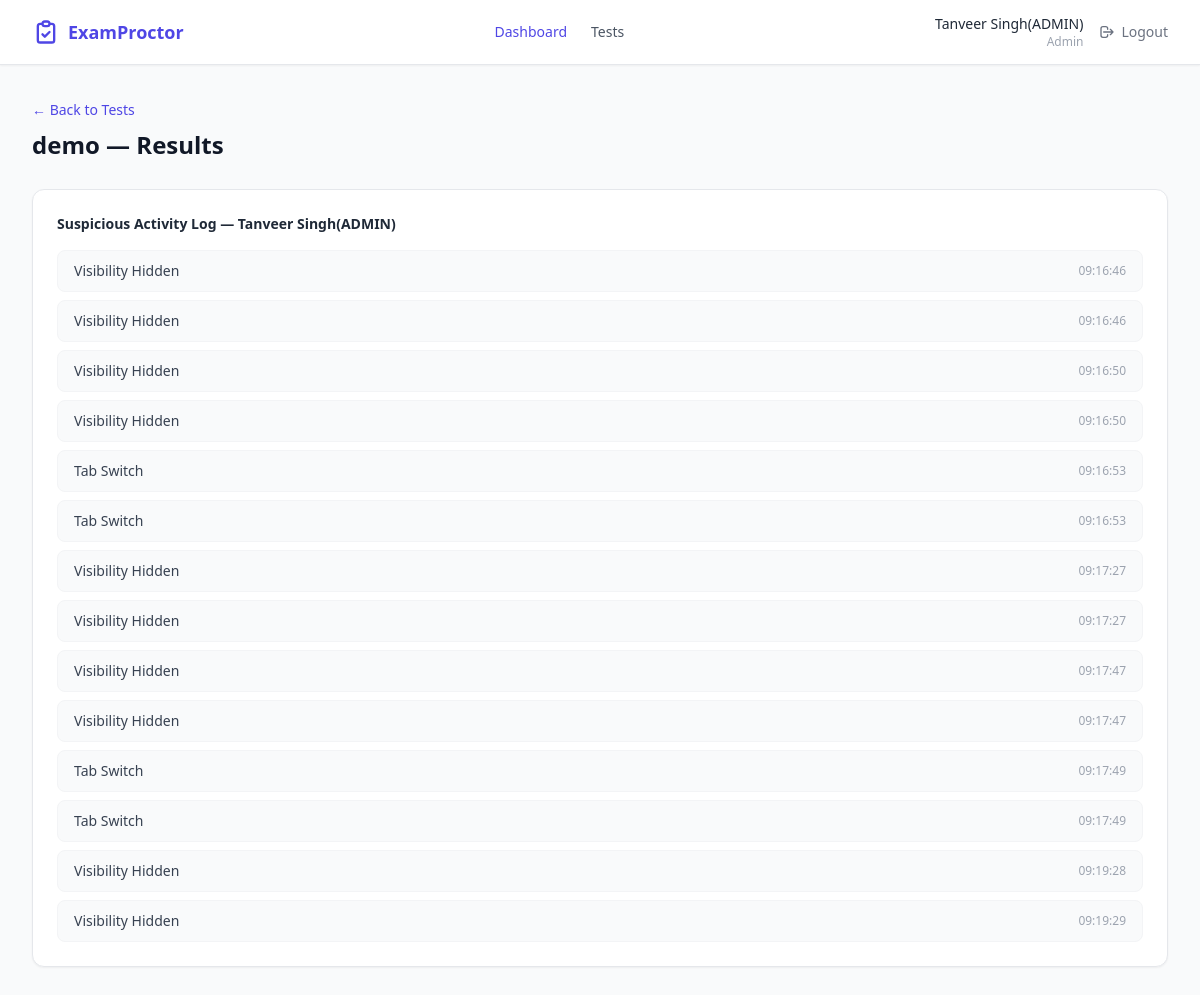
Screenshot of /admin/attempts/1/logs (signed in) with the database file from the repository.
### app/models.py (models this page shows, shortened)
class User(UserMixin, db.Model):
    __tablename__ = "users"
    id            = db.Column(db.Integer, primary_key=True)
    name          = db.Column(db.String(120), nullable=False)
    email         = db.Column(db.String(180), unique=True, nullable=False)
    password_hash = db.Column(db.String(256), nullable=False)
    role          = db.Column(db.String(20), nullable=False, default="candidate")
    created_at    = db.Column(db.DateTime, default=datetime.utcnow)
    tests_created = db.relationship("Test", backref="creator", lazy="dynamic",
                                    foreign_keys="Test.created_by")
    attempts      = db.relationship("Attempt", backref="candidate", lazy="dynamic",
                                    foreign_keys="Attempt.user_id")
    def is_admin(self):
        return self.role == "admin"

class Test(db.Model):
    __tablename__ = "tests"
    id                = db.Column(db.Integer, primary_key=True)
    title             = db.Column(db.String(200), nullable=False)
    description       = db.Column(db.Text, nullable=True)
    duration_minutes  = db.Column(db.Integer, nullable=False, default=60)
    negative_marking  = db.Column(db.Float, nullable=False, default=0.0)
    pass_marks        = db.Column(db.Float, nullable=False, default=0.0)
    is_published      = db.Column(db.Boolean, default=False, nullable=False)
    created_by        = db.Column(db.Integer, db.ForeignKey("users.id"), nullable=False)
    created_at        = db.Column(db.DateTime, default=datetime.utcnow)
    questions         = db.relationship("Question", backref="test", lazy="dynamic",
                                        cascade="all, delete-orphan",
                                        order_by="Question.order_index")
    attempts          = db.relationship("Attempt", backref="test", lazy="dynamic",
                                        cascade="all, delete-orphan")

class SuspiciousLog(db.Model):
    __tablename__ = "suspicious_logs"
    id           = db.Column(db.Integer, primary_key=True)
    attempt_id   = db.Column(db.Integer, db.ForeignKey("attempts.id"), nullable=False)
    event_type   = db.Column(db.String(60), nullable=False)
    timestamp    = db.Column(db.DateTime, default=datetime.utcnow)
    snapshot_url = db.Column(db.Text, nullable=True)

### app/admin.py (the view)
@admin_bp.route("/attempts/<int:attempt_id>/logs")
@login_required
@admin_required
def attempt_logs(attempt_id):
    attempt = Attempt.query.get_or_404(attempt_id)
    test = Test.query.filter_by(id=attempt.test_id, created_by=current_user.id).first_or_404()
    logs = attempt.suspicious_logs.order_by(SuspiciousLog.timestamp.asc()).all()
    return render_template("admin/results.html", test=test, attempts=None,
                           single_attempt=attempt, logs=logs)

### app/admin.py (called while the page is built)
def admin_required(f):
    from functools import wraps
    @wraps(f)
    def decorated(*args, **kwargs):
        if not current_user.is_authenticated or not current_user.is_admin():
            abort(403)
        return f(*args, **kwargs)
    return decorated

### app/templates/admin/results.html (shortened to what this page needs)
{% extends "base.html" %}
{% block content %}
<div class="mb-6 flex items-center justify-between">
    <div>
        <a href="{{ url_for('admin.test_list') }}" class="text-sm text-indigo-600 hover:text-indigo-800">&larr; Back to Tests</a>
        <h1 class="text-2xl font-bold text-gray-900 mt-2">{{ test.title }} — Results</h1>
    </div>
</div>
{% if single_attempt %}
<div class="bg-white rounded-xl border border-gray-200 shadow-sm p-6 mb-6">
    <h2 class="text-sm font-semibold text-gray-800 mb-4">
        Suspicious Activity Log — {{ single_attempt.candidate.name }}
    </h2>
    {% if logs %}
    <div class="space-y-2">
        {% for log in logs %}
        <div class="flex items-center justify-between px-4 py-2.5 bg-gray-50 rounded-lg border border-gray-100">
            <span class="text-sm text-gray-700">{{ log.event_type.replace('_', ' ').title() }}</span>
            <span class="text-xs text-gray-400">{{ log.timestamp.strftime('%H:%M:%S') }}</span>
        </div>
        {% endfor %}
    </div>
    {% else %}
    <p class="text-sm text-gray-400">No suspicious activity recorded for this attempt.</p>
    {% endif %}
</div>
{% endif %}
{% endblock %}

### app/templates/base.html (shortened to what this page needs)
<!DOCTYPE html>
<html lang="en" class="h-full bg-gray-50">
<head>
    <script src="https://cdn.tailwindcss.com"></script>
    <link rel="stylesheet" href="{{ url_for('static', filename='css/custom.css') }}" />
</head>
<body class="h-full flex flex-col {% block body_class %}{% endblock %}">
    {% if current_user.is_authenticated %}
    <nav class="bg-white border-b border-gray-200 shadow-sm no-print">
        <div class="max-w-7xl mx-auto px-4 sm:px-6 lg:px-8">
            <div class="flex justify-between h-16 items-center">
                <a href="/" class="flex items-center gap-2 text-indigo-600 font-bold text-lg">
                    <svg class="w-7 h-7" fill="none" stroke="currentColor" viewBox="0 0 24 24">
                        <path stroke-linecap="round" stroke-linejoin="round" stroke-width="2"
                              d="M9 5H7a2 2 0 00-2 2v12a2 2 0 002 2h10a2 2 0 002-2V7a2 2 0 00-2-2h-2
                                 M9 5a2 2 0 002 2h2a2 2 0 002-2M9 5a2 2 0 012-2h2a2 2 0 012 2
                                 m-6 9l2 2 4-4" />
                    </svg>
                    ExamProctor
                </a>
                <div class="flex items-center gap-6">
                    {% if current_user.is_admin() %}
                        <a href="{{ url_for('admin.dashboard') }}"
                           class="text-sm font-medium text-gray-600 hover:text-indigo-600 transition-colors
                                  {% if request.endpoint and request.endpoint.startswith('admin') %}text-indigo-600{% endif %}">
                            Dashboard
                        </a>
                        <a href="{{ url_for('admin.test_list') }}"
                           class="text-sm font-medium text-gray-600 hover:text-indigo-600 transition-colors">
                            Tests
                        </a>
                    {% elif current_user.is_candidate() %}
                        <a href="{{ url_for('candidate.dashboard') }}"
                           class="text-sm font-medium text-gray-600 hover:text-indigo-600 transition-colors">
                            My Tests
                        </a>
                    {% endif %}
                </div>
                <div class="flex items-center gap-4">
                    <div class="text-right hidden sm:block">
                        <p class="text-sm font-medium text-gray-800">{{ current_user.name }}</p>
                        <p class="text-xs text-gray-400 capitalize">{{ current_user.role }}</p>
                    </div>
                    <a href="{{ url_for('auth.logout') }}"
                       class="inline-flex items-center gap-1.5 text-sm font-medium text-gray-500
                              hover:text-red-600 transition-colors">
                        <svg class="w-4 h-4" fill="none" stroke="currentColor" viewBox="0 0 24 24">
                            <path stroke-linecap="round" stroke-linejoin="round" stroke-width="2"
                                  d="M17 16l4-4m0 0l-4-4m4 4H7m6 4v1a3 3 0 01-3 3H6
                                     a3 3 0 01-3-3V7a3 3 0 013-3h4a3 3 0 013 3v1" />
                        </svg>
                        Logout
                    </a>
                </div>
            </div>
        </div>
    </nav>
    {% endif %}
    <main class="flex-1 {% block main_class %}max-w-7xl mx-auto w-full px-4 sm:px-6 lg:px-8 py-8{% endblock %}">
        {% block content %}{% endblock %}
    </main>
</body>
</html>

### static/css/custom.css (style rules this page uses)
* { scroll-behavior: smooth; }
a, button { transition: transform 0.15s ease, box-shadow 0.2s ease, background-color 0.2s ease, border-color 0.2s ease, color 0.2s ease, opacity 0.2s ease; }
main { animation: pageIn 0.45s ease both; }

### rows the page displays
User: name "Tanveer Singh(ADMIN)", role "Admin"
Test: title "demo"
User: candidate.name "Tanveer Singh(ADMIN)"
SuspiciousLog: event_type.replace "Visibility Hidden", timestamp "09:16:46"
SuspiciousLog: event_type.replace "Visibility Hidden", timestamp "09:16:46"
SuspiciousLog: event_type.replace "Visibility Hidden", timestamp "09:16:50"
SuspiciousLog: event_type.replace "Visibility Hidden", timestamp "09:16:50"
SuspiciousLog: event_type.replace "Tab Switch", timestamp "09:16:53"
SuspiciousLog: event_type.replace "Tab Switch", timestamp "09:16:53"
SuspiciousLog: event_type.replace "Visibility Hidden", timestamp "09:17:27"
SuspiciousLog: event_type.replace "Visibility Hidden", timestamp "09:17:27"
SuspiciousLog: event_type.replace "Visibility Hidden", timestamp "09:17:47"
SuspiciousLog: event_type.replace "Visibility Hidden", timestamp "09:17:47"
SuspiciousLog: event_type.replace "Tab Switch", timestamp "09:17:49"
SuspiciousLog: event_type.replace "Tab Switch", timestamp "09:17:49"
SuspiciousLog: event_type.replace "Visibility Hidden", timestamp "09:19:28"
SuspiciousLog: event_type.replace "Visibility Hidden", timestamp "09:19:29"
